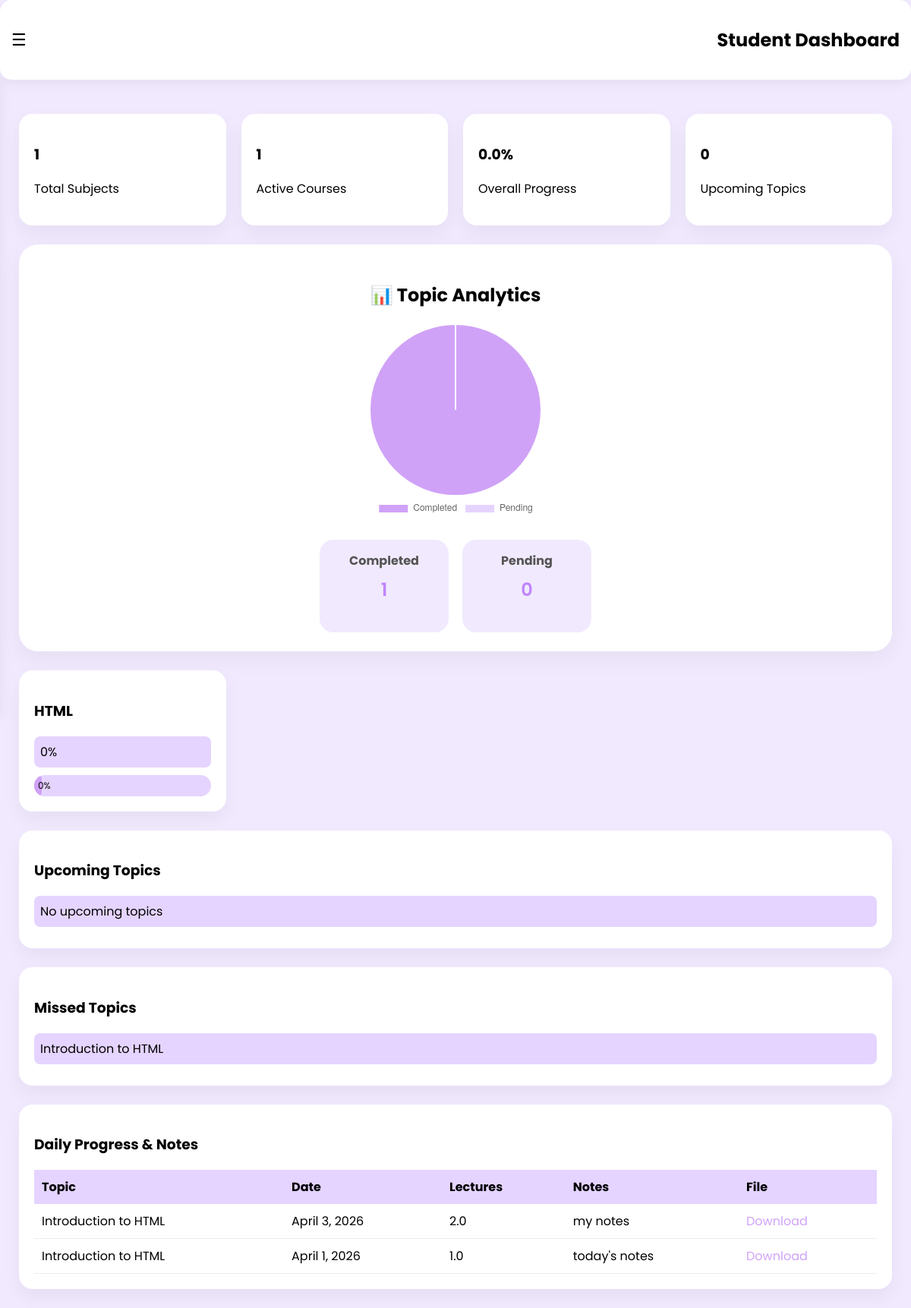
The app's page /student-dashboard/ (signed in) with its own data.
### courses/models.py (models this page shows, shortened)
class Course(models.Model):
    course_name = models.CharField(max_length=200)
    teacher = models.ForeignKey(settings.AUTH_USER_MODEL, on_delete=models.CASCADE)
    class_name = models.CharField(max_length=100)
    total_planned_lectures = models.IntegerField(default=0)
    def get_completion_percentage(self):
        total_topics = 0
        completed_topics = 0
        for unit in self.units.all():   # Course → Unit
            topics = unit.topics.all()    # Unit → Topic (related_name='topics')
            total_topics += topics.count()
            completed_topics += topics.filter(is_completed=True).count()
        if total_topics == 0:
            return 0
        return int((completed_topics / total_topics) * 100)

class Topic(models.Model):
    unit = models.ForeignKey(Unit, on_delete=models.CASCADE, related_name='topics')
    topic_name = models.CharField(max_length=200)
    planned_lectures = models.FloatField(default=0)
    planned_start_date = models.DateField()
    planned_end_date = models.DateField()
    is_completed = models.BooleanField(default=False)

### progress/models.py (models this page shows, shortened)
class DailyProgress(models.Model):
    teacher = models.ForeignKey(settings.AUTH_USER_MODEL, on_delete=models.CASCADE)
    topic = models.ForeignKey(Topic, on_delete=models.CASCADE)
    date = models.DateField()
    lectures_covered = models.FloatField(default=0)
    notes = models.TextField(blank=True, null=True)
    attachment = models.FileField(upload_to='progress_files/', blank=True, null=True)

### courses/views.py (the view)
# urls.py: path('student-dashboard/', views.student_dashboard, name='student_dashboard'),
@login_required
def student_dashboard(request):
    enrollments = Enrollment.objects.filter(student=request.user)
    course_data = []
    course_names = []
    completion_data = []
    overall_progress = 0
    for enroll in enrollments:
        course = enroll.course
        completion = course.get_completion_percentage()
        course_data.append({
            'name': course.course_name,
            'completion': completion
        })
        course_names.append(course.course_name)
        completion_data.append(completion)
    total = 0
    count = 0
    for enroll in enrollments:
        course = enroll.course
        completion = course.get_completion_percentage()
        total += completion
        count += 1
    if count > 0:
        overall_progress = round(total / count, 2)
    else:
        overall_progress = 0
    from datetime import timedelta
    today = date.today()
    next_week = today + timedelta(days=7)
    course_ids = [enroll.course.id for enroll in enrollments]
    upcoming_topics = Topic.objects.filter(
        unit__course__id__in=course_ids,
        planned_start_date__range=[today, next_week]
    )
    missed_topics = Topic.objects.filter(
        unit__course__id__in=course_ids,
        planned_end_date__lt=today
    )
    progress_data = DailyProgress.objects.filter(
        topic__unit__course__in=[enroll.course for enroll in enrollments]
    ).order_by('-date')
    completed_topics = DailyProgress.objects.filter(
        topic__unit__course__id__in=course_ids
    ).values('topic').distinct().count()
    total_topics = Topic.objects.filter(
        unit__course__id__in=course_ids
    ).count()
    pending_topics = total_topics - completed_topics
    context = {
        'courses': course_data,
        'course_names': course_names,
        'completion_data': completion_data,
        'upcoming_topics': upcoming_topics,
        'missed_topics': missed_topics,
        'progress_data': progress_data,
        'overall_progress': overall_progress,
        'completed_topics': completed_topics,
        'pending_topics': pending_topics,
    }
    return render(request, 'student_dashboard.html', context)

### templates/student_dashboard.html (shortened to what this page needs)
{% load static %}
<!DOCTYPE html>
<html>
<head>
<link rel="stylesheet" href="{% static 'css/style.css' %}">
<link rel="stylesheet" href="{% static 'css/student_dashboard.css' %}">
</head>
<body>
<div class="topbar">
    <div class="menu-btn" onclick="toggleSidebar()">
        ☰
    </div>
    <h2>Student Dashboard</h2>
</div>
<div class="main">
    <div class="grid">
        <div class="card">
            <h3>{{ courses|length }}</h3>
            <p>Total Subjects</p>
        </div>
        <div class="card">
            <h3>{{ completion_data|length }}</h3>
            <p>Active Courses</p>
        </div>
        <div class="card">
            <h3>{{ overall_progress }}%</h3>
            <p>Overall Progress</p>
        </div>
        <div class="card">
            <h3>{{ upcoming_topics|length }}</h3>
            <p>Upcoming Topics</p>
        </div>
    </div>
    <div class="analytics-card">
        <h3>📊 Topic Analytics</h3>
        <div class="chart-container">
            <canvas id="studentPieChart"></canvas>
        </div>
        <div class="analytics-stats">
            <div class="analytics-box">
                <h4>Completed</h4>
                <p>{{ completed_topics }}</p>
            </div>
            <div class="analytics-box">
                <h4>Pending</h4>
                <p>{{ pending_topics }}</p>
            </div>
        </div>
    </div>
    <div class="section grid">
        {% for course in courses %}
        <div class="card">
            <h3>{{ course.name }}</h3>
            <p>{{ course.completion }}%</p>
            <div class="progress">
                <div class="progress-bar" style="width: {{ course.completion }}%">
                    {{ course.completion }}%
                </div>
            </div>
        </div>
        {% endfor %}
    </div>
    <div class="section card">
        <h3>Upcoming Topics</h3>
        {% for topic in upcoming_topics %}
            <p>
                {{ topic.topic_name }} -
                {{ topic.planned_start_date }}
            </p>
        {% empty %}
            <p>No upcoming topics</p>
        {% endfor %}
    </div>
    <div class="section card">
        <h3>Missed Topics</h3>
        {% for topic in missed_topics %}
            <p>{{ topic.topic_name }}</p>
        {% empty %}
            <p>No missed topics</p>
        {% endfor %}
    </div>
    <div class="section card">
        <h3>Daily Progress & Notes</h3>
        <div class="table-container">
            <table>
                <tr>
                    <th>Topic</th>
                    <th>Date</th>
                    <th>Lectures</th>
                    <th>Notes</th>
                    <th>File</th>
                </tr>
                {% for p in progress_data %}
                <tr>
                    <td>{{ p.topic.topic_name }}</td>
                    <td>{{ p.date }}</td>
                    <td>{{ p.lectures_covered }}</td>
                    <td>
                        {% if p.notes %}
                            {{ p.notes }}
                        {% else %}
                            -
                        {% endif %}
                    </td>
                    <td>
                        {% if p.attachment %}
                            <a href="{{ p.attachment.url }}" download>
                                Download
                            </a>
                        {% else %}
                            -
                        {% endif %}
                    </td>
                </tr>
                {% endfor %}
            </table>
        </div>
    </div>
</div>
<script>
const completedTopics = Number("{{ completed_topics|default:0 }}");
const pendingTopics = Number("{{ pending_topics|default:0 }}");
const ctx3 = document.getElementById('studentPieChart');
new Chart(ctx3, {
    type: 'pie',
    data: {
        labels: ['Completed', 'Pending'],
        datasets: [{
            data: [
                completedTopics,
                pendingTopics
            ],
            backgroundColor: [
                '#D0A2F7',
                '#E5D4FF'
            ],
            borderWidth: 2
        }]
    },
    options: {
        responsive: true,
        plugins: {
            legend: {
                position: 'bottom'
            }
        }
    }
});
</script>
</body>
</html>

### static/css/style.css (style rules this page uses)
:root { --primary: #D0A2F7; --secondary: #DCBFFF; --light: #E5D4FF; --bg: #F1EAFF; --white: #ffffff; }
body { margin: 0; font-family: 'Poppins', sans-serif; background: var(--bg); }
.main { margin-left: 260px; padding: 30px; }
.topbar { display: flex; justify-content: space-between; align-items: center; background: var(--white); padding: 15px 20px; border-radius: 15px; box-shadow: 0 4px 10px rgba(0,0,0,0.05); }
.grid { display: grid; grid-template-columns: repeat(4, 1fr); gap: 20px; margin-top: 25px; }
.card { background: var(--white); padding: 20px; border-radius: 18px; box-shadow: 0 8px 20px rgba(0,0,0,0.05); transition: 0.3s; }
.progress { width: 100%; background: var(--light); border-radius: 30px; margin-top: 10px; }
.progress-bar { height: 18px; background: var(--primary); border-radius: 30px; text-align: center; color: white; font-size: 12px; }
.section { margin-top: 30px; }
.section p { padding: 8px; background: var(--light); border-radius: 8px; margin-bottom: 8px; }
table { border-collapse: collapse; }
th, td { padding: 10px; text-align: left; }

### static/css/student_dashboard.css (style rules this page uses)
body { font-family: 'Poppins', sans-serif; background: #F1EAFF; margin: 0; }
.main { margin-left: 260px; padding: 25px; }
.topbar { background: white; padding: 15px; border-radius: 15px; box-shadow: 0 5px 15px rgba(0,0,0,0.05); animation: fadeIn 0.6s ease; }
.grid { display: grid; grid-template-columns: repeat(4, 1fr); gap: 20px; margin-top: 20px; }
.card { background: white; padding: 20px; border-radius: 18px; box-shadow: 0 10px 25px rgba(0,0,0,0.05); transition: 0.3s; animation: fadeUp 0.6s ease; }
.section { margin-top: 25px; }
.progress { background: #E5D4FF; border-radius: 20px; overflow: hidden; }
.progress-bar { background: #D0A2F7; padding: 5px; text-align: center; color: black; font-size: 12px; }
table { border-collapse: collapse; width: 100%; }
th { background: #E5D4FF; padding: 10px; }
td { padding: 10px; border-bottom: 1px solid #eee; }
a { color: #D0A2F7; text-decoration: none; }
.menu-btn { font-size: 22px; cursor: pointer; margin-right: 15px; }
.topbar { display: flex; align-items: center; gap: 15px; }
.main { margin-left: 0; transition: 0.3s; }
.analytics-card { background:white; border-radius:25px; padding:30px 20px; margin-top:25px; box-shadow:0 10px 30px rgba(0,0,0,0.05); display:flex; flex-direction:column; align-items:center; }
.chart-container { width:280px; height:280px; }
.analytics-stats { display:flex; gap:20px; margin-top:25px; flex-wrap:wrap; justify-content:center; }
.analytics-box { background:#F1EAFF; padding:15px 20px; border-radius:18px; min-width:140px; text-align:center; }
.analytics-box h4 { margin:0; }
.analytics-box p { font-size:24px; font-weight:600; color:#D0A2F7; }
.analytics-card { background:white; border-radius:25px; padding:25px 20px; margin-top:25px; box-shadow:0 10px 30px rgba(0,0,0,0.05); display:flex; flex-direction:column; align-items:center; animation:fadeUp 0.5s ease; }
.analytics-card h3 { margin-bottom:20px; font-size:24px; }
.chart-container { width:260px; height:260px; position:relative; }
.analytics-stats { margin-top:25px; display:flex; gap:18px; flex-wrap:wrap; justify-content:center; }
.analytics-box { background:#F1EAFF; padding:15px 20px; border-radius:18px; min-width:130px; text-align:center; transition:0.3s; }
.analytics-box h4 { margin:0; font-size:16px; color:#555; }
.analytics-box p { margin-top:8px; font-size:24px; font-weight:600; color:#C084FC; }

### records on screen
Course: name "HTML"
Topic: topic_name "Introduction to HTML"
DailyProgress: topic.topic_name "Introduction to HTML", date "April 3, 2026", lectures_covered "2.0", notes "my notes"
DailyProgress: topic.topic_name "Introduction to HTML", date "April 1, 2026", lectures_covered "1.0", notes "today's notes"

### other values on screen
{{ courses|length }} "1"
{{ completion_data|length }} "1"
{{ overall_progress }} "0.0"
{{ upcoming_topics|length }} "0"
{{ completed_topics }} "1"
{{ pending_topics }} "0"
{{ course.completion }} "0"
chart data {{ pending_topics|default:0 }} 0
